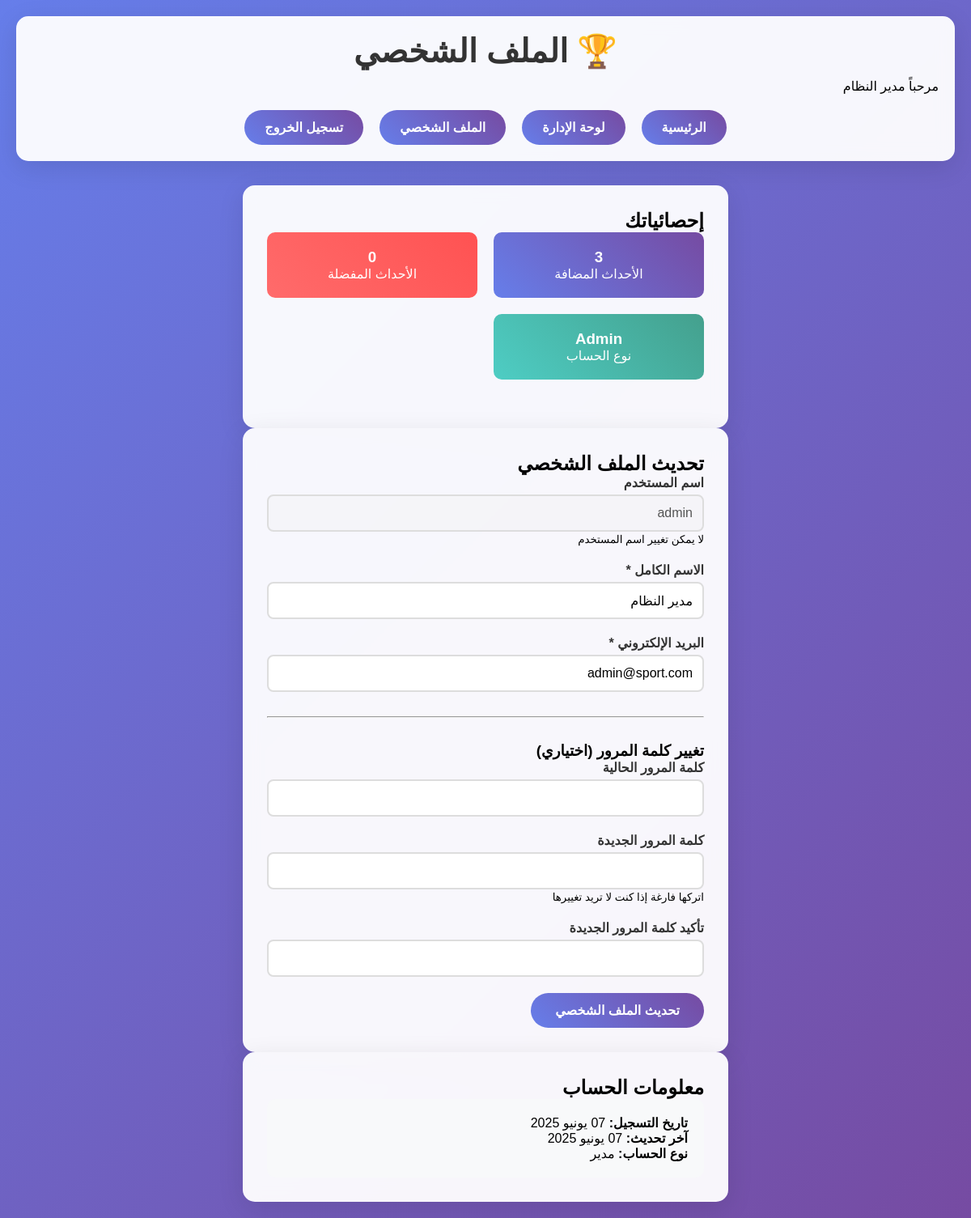
The app's page /profile.php (signed in) with its own data.
### tables this page shows
CREATE TABLE users (
    id INT AUTO_INCREMENT PRIMARY KEY,
    username VARCHAR(50) UNIQUE NOT NULL,
    email VARCHAR(100) UNIQUE NOT NULL,
    password VARCHAR(255) NOT NULL,
    full_name VARCHAR(100) NOT NULL,
    user_type ENUM('admin', 'user') DEFAULT 'user',
    created_at TIMESTAMP DEFAULT CURRENT_TIMESTAMP,
    updated_at TIMESTAMP DEFAULT CURRENT_TIMESTAMP ON UPDATE CURRENT_TIMESTAMP
);

### config.php (called while the page is built, shortened)
<?php
function isAdmin() {
    return isset($_SESSION['user_type']) && $_SESSION['user_type'] === 'admin';
}
?>

### functions.php (called while the page is built, shortened)
<?php
require_once 'config.php';
function arabicDate($date) {
    $months = [
        1 => 'يناير', 2 => 'فبراير', 3 => 'مارس', 4 => 'أبريل',
        5 => 'مايو', 6 => 'يونيو', 7 => 'يوليو', 8 => 'أغسطس',
        9 => 'سبتمبر', 10 => 'أكتوبر', 11 => 'نوفمبر', 12 => 'ديسمبر'
    ];
    $day = date('d', strtotime($date));
    $month = $months[(int)date('m', strtotime($date))];
    $year = date('Y', strtotime($date));
    return "$day $month $year";
}
?>

### profile.php (the view, shortened to what this page needs)
<?php
require_once 'config.php';
require_once 'functions.php';
$stmt = $pdo->prepare("SELECT * FROM users WHERE id = ?");
$stmt->execute([$_SESSION['user_id']]);
$user = $stmt->fetch();
$stats = [];
if (isAdmin()) {
    $stmt = $pdo->prepare("SELECT COUNT(*) as count FROM events WHERE created_by = ?");
    $stmt->execute([$_SESSION['user_id']]);
    $stats['events_created'] = $stmt->fetch()['count'];
}
$stmt = $pdo->prepare("SELECT COUNT(*) as count FROM user_calendar WHERE user_id = ? AND is_favorite = 1");
$stmt->execute([$_SESSION['user_id']]);
$stats['favorite_events'] = $stmt->fetch()['count'];
?>
<!DOCTYPE html>
<html lang="ar">
<head>
    <link rel="stylesheet" href="style.css">
</head>
<body>
    <div class="container">
        <div class="header">
            <h1>🏆 الملف الشخصي</h1>
            <p>مرحباً <?php echo htmlspecialchars($_SESSION['full_name']); ?></p>
            <div class="nav">
                <a href="index.php">الرئيسية</a>
                <?php if (isAdmin()): ?>
                    <a href="admin.php">لوحة الإدارة</a>
                <?php endif; ?>
                <a href="profile.php">الملف الشخصي</a>
                <a href="logout.php">تسجيل الخروج</a>
            </div>
        </div>
        <div class="form-container">
            <h2>إحصائياتك</h2>
            <div style="display: grid; grid-template-columns: repeat(auto-fit, minmax(200px, 1fr)); gap: 20px; margin-bottom: 30px;">
                <?php if (isAdmin()): ?>
                    <div style="background: linear-gradient(45deg, #667eea, #764ba2); color: white; padding: 20px; border-radius: 10px; text-align: center;">
                        <h3><?php echo $stats['events_created']; ?></h3>
                        <p>الأحداث المضافة</p>
                    </div>
                <?php endif; ?>
                <div style="background: linear-gradient(45deg, #ff6b6b, #ff5252); color: white; padding: 20px; border-radius: 10px; text-align: center;">
                    <h3><?php echo $stats['favorite_events']; ?></h3>
                    <p>الأحداث المفضلة</p>
                </div>
                <div style="background: linear-gradient(45deg, #4ecdc4, #44a08d); color: white; padding: 20px; border-radius: 10px; text-align: center;">
                    <h3><?php echo ucfirst($user['user_type']); ?></h3>
                    <p>نوع الحساب</p>
                </div>
            </div>
        </div>
        <div class="form-container">
            <h2>تحديث الملف الشخصي</h2>
            <form method="POST" id="profileForm">
                <div class="form-group">
                    <label for="username">اسم المستخدم</label>
                    <input type="text" id="username" value="<?php echo htmlspecialchars($user['username']); ?>" disabled>
                    <small>لا يمكن تغيير اسم المستخدم</small>
                </div>
                <div class="form-group">
                    <label for="full_name">الاسم الكامل *</label>
                    <input type="text" id="full_name" name="full_name" required
                           value="<?php echo htmlspecialchars($user['full_name']); ?>">
                </div>
                <div class="form-group">
                    <label for="email">البريد الإلكتروني *</label>
                    <input type="email" id="email" name="email" required
                           value="<?php echo htmlspecialchars($user['email']); ?>">
                </div>
                <hr style="margin: 30px 0;">
                <h3>تغيير كلمة المرور (اختياري)</h3>
                <div class="form-group">
                    <label for="current_password">كلمة المرور الحالية</label>
                    <input type="password" id="current_password" name="current_password">
                </div>
                <div class="form-group">
                    <label for="new_password">كلمة المرور الجديدة</label>
                    <input type="password" id="new_password" name="new_password" minlength="6">
                    <small>اتركها فارغة إذا كنت لا تريد تغييرها</small>
                </div>
                <div class="form-group">
                    <label for="confirm_password">تأكيد كلمة المرور الجديدة</label>
                    <input type="password" id="confirm_password" name="confirm_password" minlength="6">
                </div>
                <button type="submit" name="update_profile" class="btn">
                    تحديث الملف الشخصي
                </button>
            </form>
        </div>
        <div class="form-container">
            <h2>معلومات الحساب</h2>
            <div style="background: #f8f9fa; padding: 20px; border-radius: 10px;">
                <p><strong>تاريخ التسجيل:</strong> <?php echo arabicDate($user['created_at']); ?></p>
                <p><strong>آخر تحديث:</strong> <?php echo arabicDate($user['updated_at']); ?></p>
                <p><strong>نوع الحساب:</strong> <?php echo $user['user_type'] === 'admin' ? 'مدير' : 'مستخدم عادي'; ?></p>
            </div>
        </div>
    </div>
</body>
</html>

### style.css (style rules this page uses)
* { margin: 0; padding: 0; box-sizing: border-box; }
body { font-family: 'Arial', sans-serif; background: linear-gradient(135deg, #667eea 0%, #764ba2 100%); min-height: 100vh; direction: rtl; text-align: right; }
.container { max-width: 1200px; margin: 0 auto; padding: 20px; }
.header { background: rgba(255, 255, 255, 0.95); padding: 20px; border-radius: 15px; margin-bottom: 30px; box-shadow: 0 8px 32px rgba(0, 0, 0, 0.1); backdrop-filter: blur(10px); }
.header h1 { color: #333; text-align: center; margin-bottom: 10px; font-size: 2.5em; }
.nav { display: flex; justify-content: center; gap: 20px; margin-top: 20px; }
.nav a { background: linear-gradient(45deg, #667eea, #764ba2); color: white; padding: 12px 25px; text-decoration: none; border-radius: 25px; transition: all 0.3s ease; font-weight: bold; }
.form-container { background: rgba(255, 255, 255, 0.95); border-radius: 15px; padding: 30px; box-shadow: 0 8px 32px rgba(0, 0, 0, 0.1); backdrop-filter: blur(10px); max-width: 600px; margin: 0 auto; }
.form-group { margin-bottom: 20px; }
.form-group label { display: block; margin-bottom: 5px; font-weight: bold; color: #333; }
.form-group input, .form-group textarea, .form-group select { width: 100%; padding: 12px; border: 2px solid #ddd; border-radius: 8px; font-size: 16px; transition: border-color 0.3s ease; }
.btn { background: linear-gradient(45deg, #667eea, #764ba2); color: white; padding: 12px 30px; border: none; border-radius: 25px; cursor: pointer; font-size: 16px; font-weight: bold; transition: all 0.3s ease; text-decoration: none; display: inline-block; }

### records on screen
users: user_type "Admin", username "admin", full_name "مدير النظام", email "admin@sport.com", created_at "07 يونيو 2025", updated_at "07 يونيو 2025"

### other values on screen
$_SESSION['full_name'] "مدير النظام"
$stats['events_created'] "3"
$stats['favorite_events'] "0"
